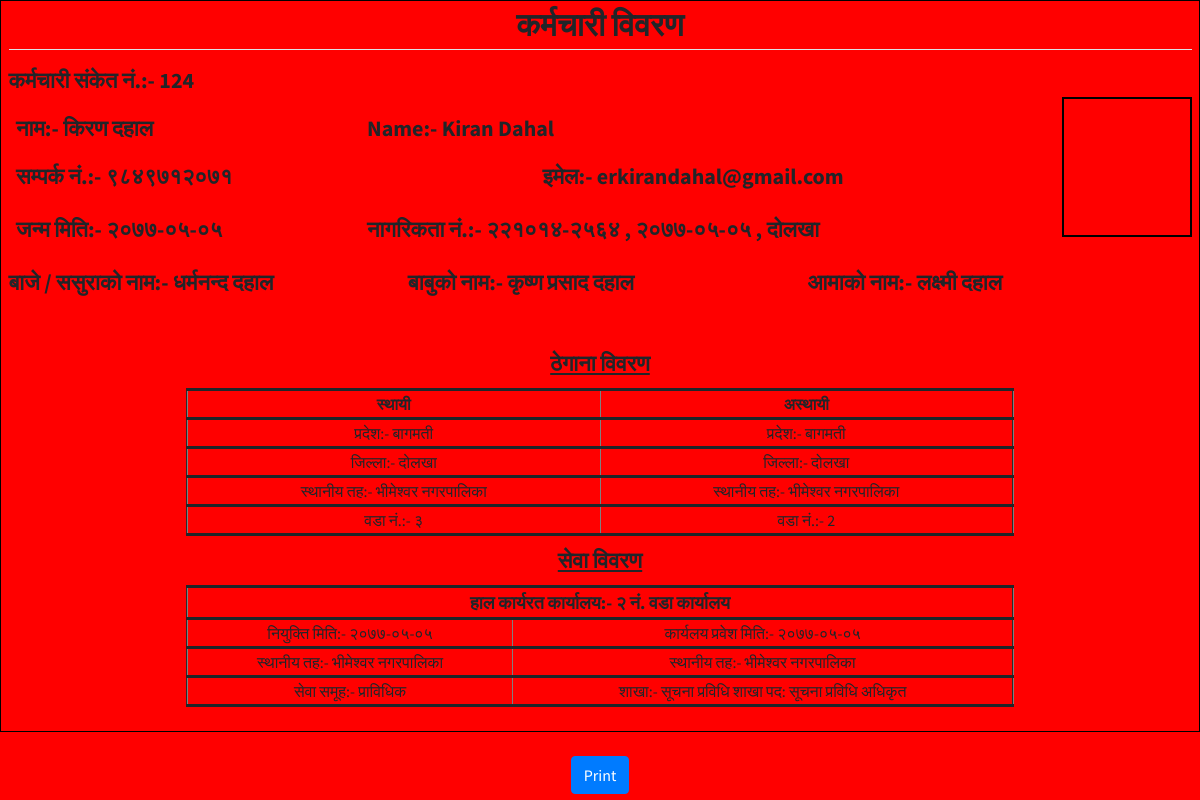
Screenshot of /staff/1/ with the database file from the repository.
### official/models.py (models this page shows, shortened)
class Staff(models.Model):
    author = models.OneToOneField(User, null=True, on_delete=models.CASCADE)
    staffname_nepali = models.CharField(max_length= 150, verbose_name="नाम")
    staffname_english = models.CharField(max_length=150, verbose_name="Name")
    staff_id = models.CharField(max_length=20, null=True, blank=True, verbose_name="कर्मचारी संकेत नं.")
    appointment_date = models.CharField(max_length=15, verbose_name="नियुक्ति मिति जस्तै: २०७७-०५-०५")
    officeentry_date = models.CharField(max_length=15, verbose_name="कार्यालय प्रवेश मिति जस्तै: २०७७-०५-०५")
    employeetype = models.ForeignKey(Employeetype, on_delete=models.CASCADE, verbose_name="कर्मचारी किसिम")
    servicegroup_nepali = models.ForeignKey(Servicegroup, on_delete=models.CASCADE, verbose_name="सेवा समूह")
    designation_nepali = models.ForeignKey(Designation, on_delete=models.CASCADE, verbose_name="पद")
    Sectiontype_nepali = models.ForeignKey(Sectiontype, on_delete=models.CASCADE, verbose_name="शाखा")
    officetype_nepali = models.ForeignKey(Officetype, on_delete=models.CASCADE, verbose_name="कार्यरत कार्यालय")
    officename_nepali = models.ForeignKey(Office, on_delete=models.CASCADE, verbose_name="कार्यालय")
    dob = models.CharField(max_length=15, verbose_name="जन्म मिति")
    citizenship_no = models.CharField(max_length=25, verbose_name="नागरिकता नं.")
    citizenship_dispatcheddate = models.CharField(max_length=15, verbose_name="जारी मिति")
    citizenship_dispatcheddistrict = models.CharField(max_length=50, verbose_name="जारी जिल्ला")
    grandfather_name = models.CharField(max_length=150, verbose_name="बाजे / ससुराको नाम")
    father_name = models.CharField(max_length=150, verbose_name="बाबुको नाम")
    mother_name = models.CharField(max_length=150, verbose_name="आमाको नाम")
    contact_no = models.CharField(max_length=10, verbose_name="सम्पर्क नं")
    email = models.CharField(max_length=150, null=True, blank=True, verbose_name="इमेल")
    permanentaddr_province = models.ForeignKey(Province, on_delete=models.CASCADE, related_name='permanentaddr_province', verbose_name="प्रदेश")
    permanentaddr_district = models.CharField(max_length=150, verbose_name="जिल्ला")
    permanentaddr_locallevel = models.CharField(max_length=150, verbose_name="स्थानीय तह")
    permanentaddr_localleveltype = models.ForeignKey(LocalLevelType, on_delete=models.CASCADE, related_name='permanentaddr_localleveltype', verbose_name="स्थानीय तह प्रकार")
    permanentaddr_wardno = models.CharField(max_length=2, verbose_name="वडा नं.", default='2')
    temporaryaddr_province = models.ForeignKey(Province, on_delete=models.CASCADE, related_name='temporaryaddr_province', verbose_name="प्रदेश")
    temporaryaddr_district = models.CharField(max_length=150, verbose_name="जिल्ला")
    temporaryaddr_locallevel = models.CharField(max_length=150, verbose_name="स्थानीय तह")
    temporaryaddr_localleveltype = models.ForeignKey(LocalLevelType, on_delete=models.CASCADE, related_name='temporaryaddr_localleveltype', verbose_name="स्थानीय तह प्रकार")
    temporaryaddr_wardno = models.CharField(max_length=2, verbose_name="वडा नं.", default='2')
    created_date = models.DateTimeField(default=timezone.now)
    created_by = models.ForeignKey(User, on_delete=models.CASCADE, default=None, related_name='created_by')
    modified_date = models.DateTimeField(default=timezone.now)
    modified_by = models.ForeignKey(User, on_delete=models.CASCADE, null=True, related_name='modified_by')

### address/models.py (models this page shows, shortened)
class Province(models.Model):
    provincename_nepali = models.CharField(max_length=50, verbose_name="प्रदेशको नाम")
    provincename_english = models.CharField(max_length=50, verbose_name="Province Name")
    date_posted = models.DateTimeField(default=timezone.now)
    created_by = models.ForeignKey(User, on_delete=models.CASCADE, default=None)
    def __str__(self):
        return self.provincename_nepali

class LocalLevelType(models.Model):
    localleveltypename_nepali = models.CharField(max_length=50, verbose_name="स्थानीय तहको किसिम")
    localleveltypename_english = models.CharField(max_length=50, verbose_name="Local Level Name")
    date_posted = models.DateTimeField(default=timezone.now)
    created_by = models.ForeignKey(User, on_delete=models.CASCADE, default=None)
    def __str__(self):
        return self.localleveltypename_nepali

### officedata/models.py (models this page shows, shortened)
class Office(models.Model):
    WARD_NO = (
        ("१", "१"),
        ("२", "२"),
        ("३", "३"),
        ("४", "४"),
        ("५", "५"),
        ("६", "६"),
        ("७", "७"),
        ("८", "८"),
        ("९", "९"),
    )
    officename_nepali = models.CharField(max_length=100, verbose_name="कार्यालयको नाम")
    officename_english = models.CharField(max_length=100, verbose_name="Office Name")
    officeaddress = models.CharField(max_length=100, verbose_name="कार्यालयको ठेगाना")
    officetype = models.ForeignKey(Officetype, on_delete=models.CASCADE, null=True, verbose_name="कार्यालयको प्रकार")
    office_wardno = models.CharField(max_length=1, choices=WARD_NO, default=1, verbose_name="वडा नं.")
    created_by = models.ForeignKey(User, on_delete=models.CASCADE)
    created_date = models.DateTimeField(default=timezone.now)
    def __str__(self):
        return self.officename_nepali

### officialdata/models.py (models this page shows, shortened)
class Servicegroup(models.Model):
    servicegroup_nepali = models.CharField(max_length=70, verbose_name="सेवा समूहको नाम")
    servicegroup_english = models.CharField(max_length=70, verbose_name="Service Group Name")
    created_date = models.DateTimeField(default=timezone.now)
    created_by = models.ForeignKey(User, on_delete=models.CASCADE, default=None)
    def __str__(self):
        return self.servicegroup_nepali

class Sectiontype(models.Model):
    sectiontype_nepali = models.CharField(max_length=70, verbose_name="शाखाको नाम")
    sectiontype_english = models.CharField(max_length=70, verbose_name="Section Name")
    created_date = models.DateTimeField(default=timezone.now)
    created_by = models.ForeignKey(User, on_delete=models.CASCADE, default=None)
    def __str__(self):
        return self.sectiontype_nepali

class Designation(models.Model):
    designation_nepali = models.CharField(max_length=100)
    designation_english = models.CharField(max_length=100)
    date_posted = models.DateTimeField(default=timezone.now)
    author = models.ForeignKey(User, on_delete=models.CASCADE)
    def __str__(self):
        return self.designation_nepali

### official/views.py (the view)
# urls.py: path('staff/<int:pk>/', StaffDetailView.as_view(), name='staff-detail'),
class StaffDetailView(DetailView):
	model = Staff

### official/templates/official/staff_detail.html (shortened to what this page needs)
{% load static %}
{% load crispy_forms_tags %}
<!DOCTYPE html>
<html>
<head>
    <link rel="stylesheet" href="{% static 'blog/plugins/fontawesome-free/css/all.min.css' %}">
    <link rel="stylesheet" href="https://code.ionicframework.com/ionicons/2.0.1/css/ionicons.min.css">
    <link rel="stylesheet" href="{% static 'blog/plugins/datatables-responsive/css/responsive.bootstrap4.min.css' %}">
    <link rel="stylesheet" href="{% static 'blog/dist/css/adminlte.min.css' %}">
    <link rel="stylesheet" href="{% static 'blog/staffdetailprint.css' %}">
</head>
<body>
<div class="">
    <div class="container-fluid">
        <div class="row" style="border:1px solid black">
            <div class="page-title col-md-12">
                <div class="print-paper-heading">
                    <legend class="border-bottom mb-1 text-center"
                            style="font-size:32px; font-weight:bold; text-transform:uppercase;">कर्मचारी विवरण
                    </legend>
                </div>
                <div class="row" style="padding-top:10px; font-size: 22px; font-weight: bold">
                    <div class="col">कर्मचारी संकेत नं.:- {{ object.staff_id }}</div>
                </div>
                <div class="photo2"></div>
                <div class="row" style="padding-top:15px; font-size: 22px; font-weight: bold">
                    <div class="col-4">नाम:- {{ object.staffname_nepali }}</div>
                    <div class="col-8">Name:- {{ object.staffname_english }}</div>
                </div>
                <div class="row" style="padding-top:15px; font-size: 22px; font-weight: bold">
                    <div class="col">सम्पर्क नं.:- {{ object.contact_no }}</div>
                    <div class="col">इमेल:- {{ object.email }}</div>
                </div>
                <div class="row" style="padding-top:20px; font-size: 22px; font-weight: bold">
                    <div class="col-4">जन्म मिति:- {{ object.dob }}</div>
                    <div class="col-8">नागरिकता नं.:- {{ object.citizenship_no }} , {{ object.citizenship_dispatcheddate }} , {{ object.citizenship_dispatcheddistrict }}
                    </div>
                </div>
                <div class="row" style="padding-top:20px; font-size: 22px; font-weight: bold">
                    <div class="col">बाजे / ससुराको नाम:- {{ object.grandfather_name }}</div>
                    <div class="col">बाबुको नाम:- {{ object.father_name }}</div>
                    <div class="col">आमाको नाम:- {{ object.mother_name }}</div>
                </div>
                <legend class="text-center mt-5" style="font-size:22px;; font-weight:bold "><u>ठेगाना विवरण</u></legend>
                <fieldset style="text-align:center;">
                    <table align="center" style="width:70%;" border="2">
                        <thead style="text-align:center;">
                        <tr>
                            <th scope="col">स्थायी</th>
                            <th scope="col">अस्थायी</th>
                        </tr>
                        </thead>
                        <tbody>
                        <tr style="text-align:center">
                            <td>प्रदेश:- {{ object.permanentaddr_province }}</td>
                            <td>प्रदेश:- {{ object.temporaryaddr_province }}</td>
                        </tr>
                        <tr style="text-align:center">
                            <td>जिल्ला:- {{ object.permanentaddr_district }}</td>
                            <td>जिल्ला:- {{ object.temporaryaddr_district }}</td>
                        </tr>
                        <tr style="text-align:center">
                            <td>स्थानीय तह:- {{ object.permanentaddr_locallevel }} {{ object.permanentaddr_localleveltype }}
                            </td>
                            <td>स्थानीय तह:- {{ object.temporaryaddr_locallevel }} {{ object.temporaryaddr_localleveltype }}
                            </td>
                        </tr>
                        <tr style="text-align:center">
                            <td>वडा नं.:- {{ object.permanentaddr_wardno }}</td>
                            <td>वडा नं.:- {{ object.temporaryaddr_wardno }}</td>
                        </tr>
                        </tbody>
                    </table>
                </fieldset>
                <fieldset style="text-align:center;">
                     <label class="text-center mt-2" style="font-size:22px;; font-weight:bold "><u>सेवा विवरण</u></label>
                    <table align="center" style="width:70%;" border="2">
                        <tbody>
                        <tr style="text-align:center; font-size:18px; font-weight:bold; ">
                            <td colspan="2">हाल कार्यरत कार्यालय:- {{ object.officename_nepali }}</td>
                        </tr>
                        <tr style="text-align:center">
                            <td>नियुक्ति मिति:- {{ object.appointment_date }}</td>
                            <td>कार्यलय प्रवेश मिति:- {{ object.officeentry_date }}</td>
                        </tr>
                        <tr style="text-align:center">
                            <td>स्थानीय तह:- {{ object.permanentaddr_locallevel }} {{ object.permanentaddr_localleveltype }}
                            </td>
                            <td>स्थानीय तह:- {{ object.temporaryaddr_locallevel }} {{ object.temporaryaddr_localleveltype }}
                            </td>
                        </tr>
                        <tr style="text-align:center">
                            <td>सेवा समूह:- {{ object.servicegroup_nepali }}</td>
                            <td>शाखा:- {{ object.Sectiontype_nepali }} पद: {{ object.designation_nepali }}</td>
                        </tr>
                        </tbody>
                    </table>
                    <br>
                </fieldset>
            </div>
        </div>
    </div>
</div>
</body>
<br>
<div class="text-center">
    <button onclick="window.print()" class="btn btn-primary float-center" id="printPageButton">Print</button>
</div>
</html>

### blog/static/blog/staffdetailprint.css (style rules this page uses)
body { background-color:red }
thead, tbody, tfoot { border-top: solid; border-bottom: solid }
.photo2 { border: 2px solid black; float: right; height: 140px; width: 130px; }

### official/templates/official/staff_detail.html (style rules this page uses)
thead, tbody, tfoot, tr, td { border-top: solid; border-bottom: solid }

### rows the page displays
Staff: staff_id "124", staffname_nepali "किरण दहाल", staffname_english "Kiran Dahal", contact_no "९८४९७१२०७१", email "erkirandahal@gmail.com", dob "२०७७-०५-०५", citizenship_no "२२१०१४-२५६४", citizenship_dispatcheddate "२०७७-०५-०५", citizenship_dispatcheddistrict "दोलखा", grandfather_name "धर्मनन्द दहाल", father_name "कृष्ण प्रसाद दहाल", mother_name "लक्ष्मी दहाल", permanentaddr_province "बागमती", temporaryaddr_province "बागमती", permanentaddr_district "दोलखा", temporaryaddr_district "दोलखा", permanentaddr_locallevel "भीमेश्वर", permanentaddr_localleveltype "नगरपालिका", temporaryaddr_locallevel "भीमेश्वर", temporaryaddr_localleveltype "नगरपालिका", permanentaddr_wardno "३", temporaryaddr_wardno "2", officename_nepali "२ नं. वडा कार्यालय", appointment_date "२०७७-०५-०५", officeentry_date "२०७७-०५-०५", servicegroup_nepali "प्राविधिक", Sectiontype_nepali "सूचना प्रविधि शाखा", designation_nepali "सूचना प्रविधि अधिकृत"
